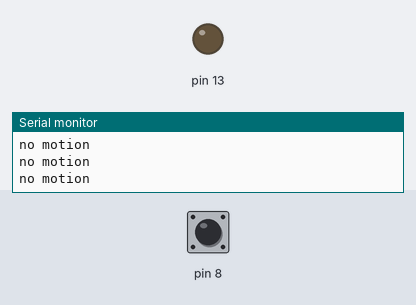
Bench run of a sketch on a simulated Arduino Uno, built with avr-gcc and run on an emulated ATmega328P. Shown: output pins drawn as LEDs (lit = HIGH), the last lines printed to the serial monitor. Dashed ring = blinking. Inputs (shaded band) come from the test bench; at power-on: pin 8 LOW.

Above: at 1.2 s.
1.3 s: pin 8 driven HIGH
At 2.0 s:
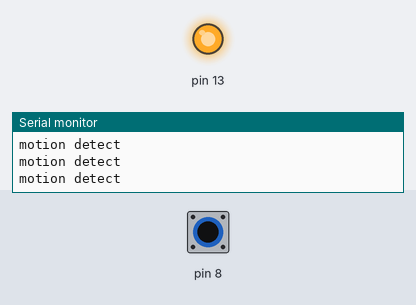
2.8 s: pin 8 driven LOW
At 4.0 s:
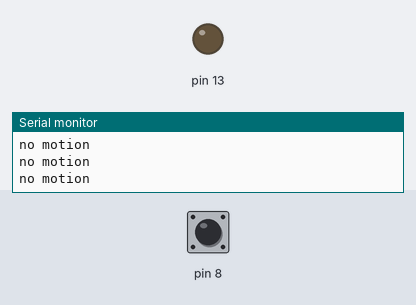
5.8 s: pin 8 pulsed HIGH 2 times (0.12 s each, 0.3 s apart)
At 5.87 s:
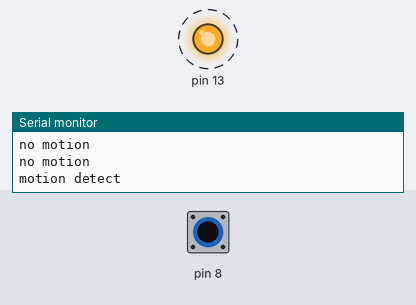
9.4 s: pin 8 pulsed HIGH 2 times (0.12 s each, 0.3 s apart)
At 10.5 s:
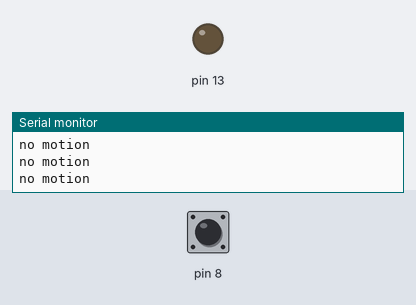
Timing chart, 0 to 12.4 s (numbered marks = the images above; inputs shaded):
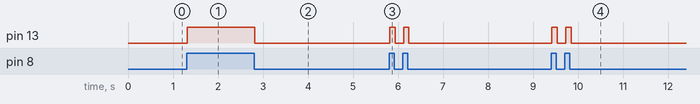

Measured:
- after the input at 1.3 s, pin 13: LOW → HIGH at once
- after the input at 2.8 s, pin 13: HIGH → LOW at once
- after the input at 5.8 s, pin 13: alternates HIGH for 0.12 s and LOW for 0.19 s, 4 changes in all, then stays LOW, starting at once
- after the input at 9.4 s, pin 13: alternates HIGH for 0.12 s and LOW for 0.19 s, 4 changes in all, then stays LOW, starting at once

The sketch:

PIR_sensor.ino
```cpp
void setup() {
  // put your setup code here, to run once:
Serial.begin(9600);
pinMode(2,INPUT);
pinMode(13,OUTPUT);

}

void loop() {
  int value=digitalRead(8);
  if(value== 1){
    Serial.println("motion detect");
    digitalWrite(13,HIGH);
    }else{
      Serial.println("no motion");
       digitalWrite(13,LOW);
      }

}
```
